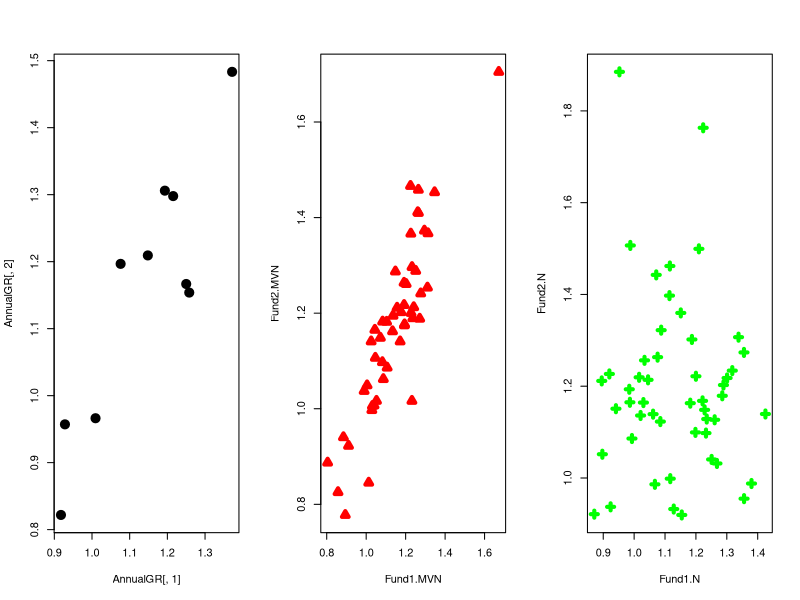

Write R code to recreate this figure.
##Estimating correlations/covariances from data
Fund1=c(65, 79, 85, 78, 107, 108, 124, 156, 195, 181, 216)
Fund2=c(47, 61, 73, 60, 89, 86, 104, 120, 140, 134, 175)
Fund3=c(38, 37, 39, 40, 47, 46, 57, 71, 74, 72, 87)
Fund4=c(61, 64, 74, 72, 95, 89, 114, 147, 146, 127, 152)

AnnualGR=matrix(0,nrow=(length(Fund1)-1),ncol=4)

AnnualGR

for(i in 2:length(Fund1)){
  AnnualGR[i-1,1]=Fund1[i]/Fund1[i-1]
  AnnualGR[i-1,2]=Fund2[i]/Fund2[i-1]
  AnnualGR[i-1,3]=Fund3[i]/Fund3[i-1]
  AnnualGR[i-1,4]=Fund4[i]/Fund4[i-1]
}

AnnualGR

Sigma.est=cov(AnnualGR)
Sigma.est
cov2cor(Sigma.est)

mu.est=c(mean(AnnualGR[,1]),mean(AnnualGR[,2]),
         mean(AnnualGR[,3]),mean(AnnualGR[,4]))
mu.est

library(MASS)
MVN.AGR=mvrnorm(50,mu.est,Sigma.est)

Fund1.MVN=MVN.AGR[,1]
Fund2.MVN=MVN.AGR[,2]

#Ignore dependencies
Fund1.N=rnorm(50,mean(AnnualGR[,1]),sd(AnnualGR[,1]))
Fund2.N=rnorm(50,mean(AnnualGR[,2]),sd(AnnualGR[,2]))


x11(width=18,height=5)
par(mfrow=c(1,3))
plot(AnnualGR[,1],AnnualGR[,2],type='p',pch=1,lwd=5)
plot(Fund1.MVN,Fund2.MVN,type='p',pch=2,lwd=4,col='red')
plot(Fund1.N,Fund2.N,type='p',pch=3,lwd=4,col='green')
